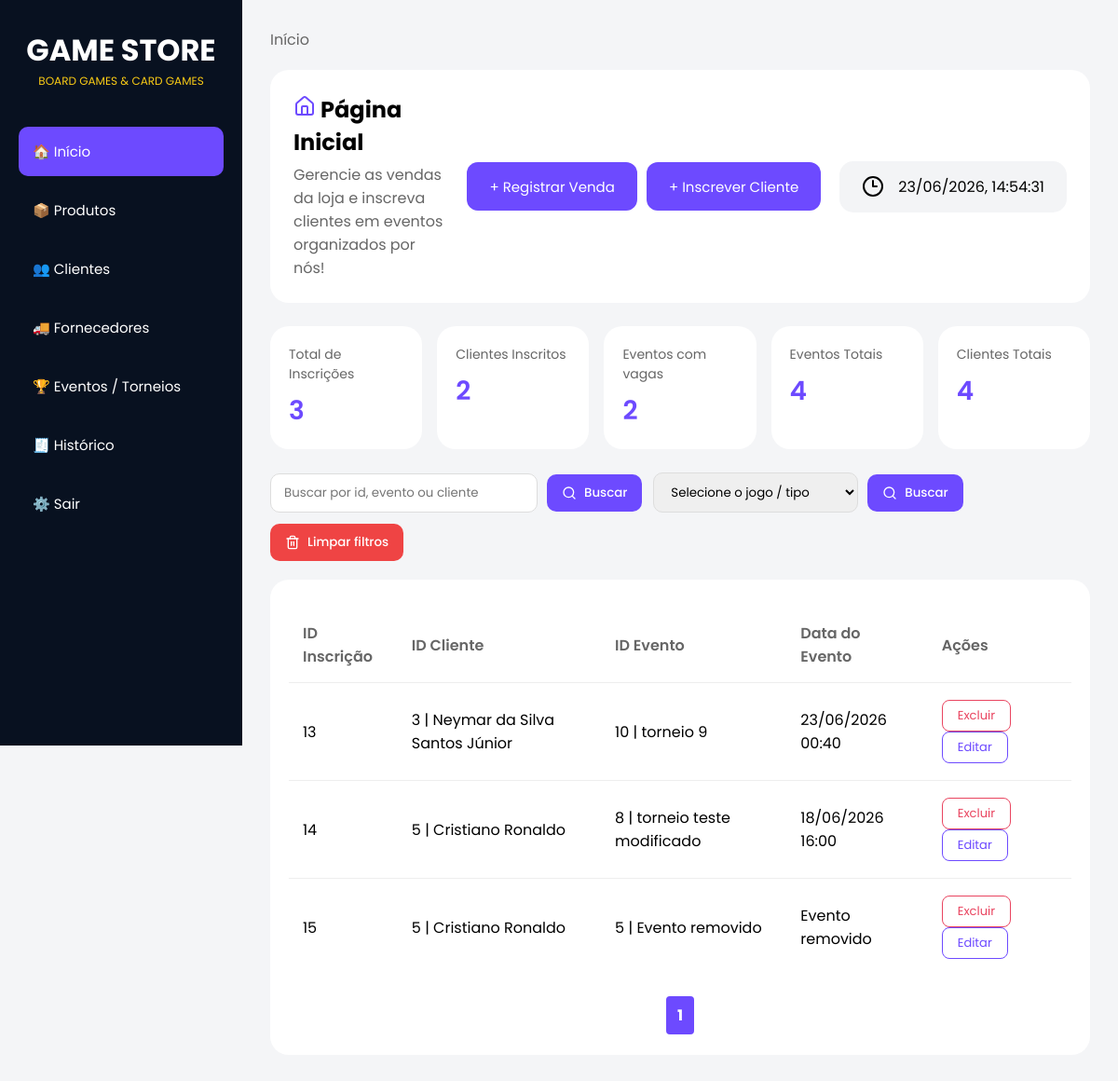
The page / (signed in) on the database as committed earlier.
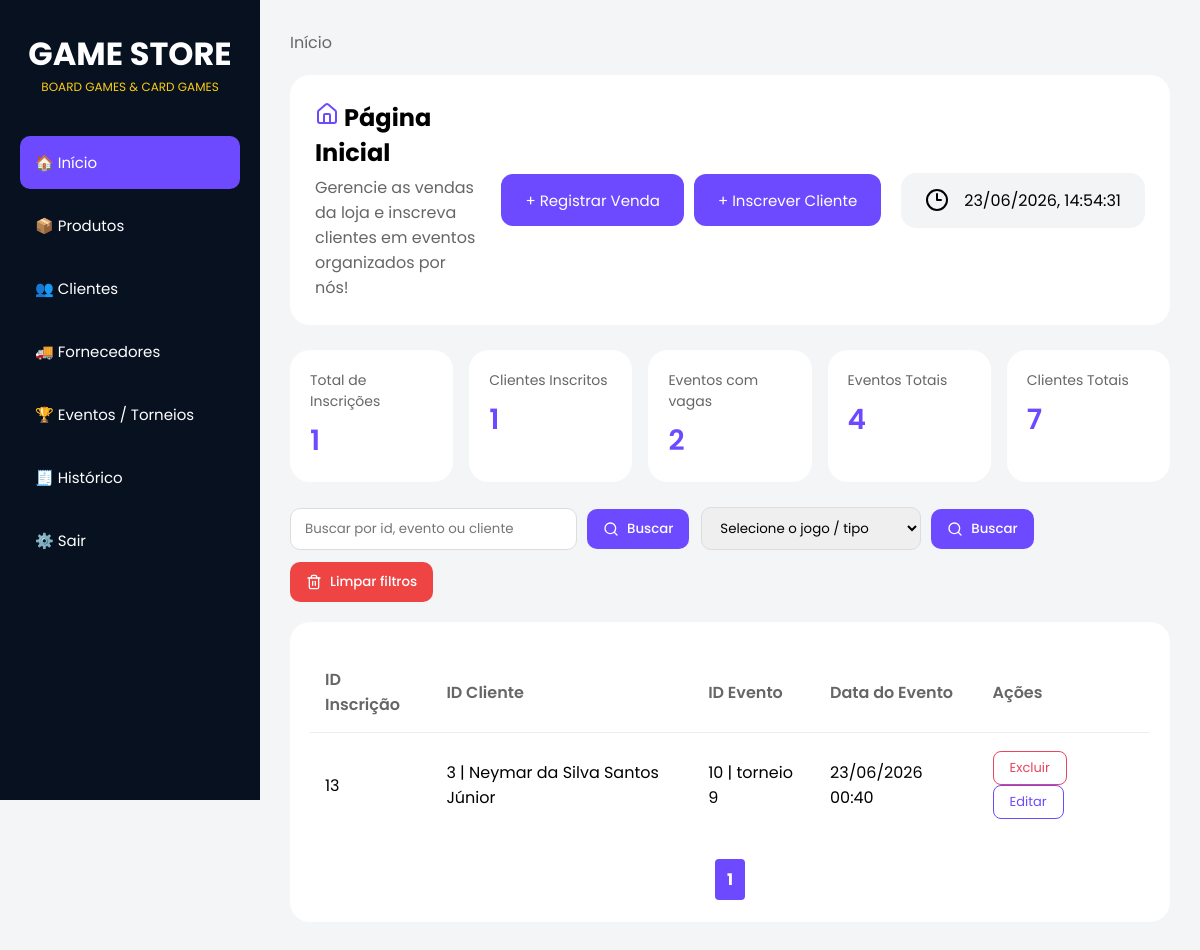
The same page on the database as committed later.
### tables this page shows
CREATE TABLE inscricoes (
            id INTEGER PRIMARY KEY AUTOINCREMENT,
            id_cliente INTEGER NOT NULL,
            id_evento INTEGER NOT NULL
        );

CREATE TABLE clientes(
            id INTEGER NOT NULL PRIMARY KEY AUTOINCREMENT,
            nome TEXT NOT NULL, 
            cpf TEXT NOT NULL UNIQUE,
            telefone TEXT NOT NULL,
            email TEXT NOT NULL UNIQUE
        );

CREATE TABLE eventos (
            id INTEGER PRIMARY KEY AUTOINCREMENT,
            nome TEXT NOT NULL,
            jogo TEXT NOT NULL,
            data TEXT NOT NULL,
            vagas INTEGER NOT NULL
        );

### routes.py (the view)
@app.route("/")
@login_required
def home():
    criar_tabela_inscricoes()
    lista = carregar_inscricoes()
    return render_home(lista)

### database.py (called while the page is built)
def conectar():
    return sqlite3.connect(CAMINHO_BANCO)

### modules/clientes.py (called while the page is built)
def listar_clientes():
    conexao = conectar()
    cursor = conexao.cursor()
    cursor.execute("""SELECT * FROM clientes""")
    resultado = cursor.fetchall()
    conexao.close()
    return resultado

### modules/eventos.py (called while the page is built)
def adicionar_status_eventos(lista):
    eventos_com_status = []
    for evento in lista:
        vagas = vagas_disponiveis(evento[0])
        status = obter_status_evento(
            evento[3],
            vagas
        )
        vagasOcupadas = evento[4] - vagas
        evento = list(evento)
        evento[3] = formatar_data(evento[3])
        evento.append(vagasOcupadas)
        evento.append(status)
        eventos_com_status.append(evento)
    return eventos_com_status

def carregar_eventos():
    lista = listar_eventos()
    return adicionar_status_eventos(lista)

def listar_eventos():
    conn = conectar()
    cursor = conn.cursor()
    cursor.execute("SELECT * FROM eventos") # seleciona tudo da tabela eventos
    eventos = cursor.fetchall()
    conn.close()
    return eventos # retorna tudo q selecionamos com o fetchall

### modules/inscricoes.py (called while the page is built)
def carregar_inscricoes():
    lista = listar_inscricoes()
    return adicionar_nomes(lista)

### templates/home.html (shortened to what the changed rows need)
<!DOCTYPE html>
<html lang="pt">
<head>
    <link rel="stylesheet" href="{{ url_for('static', filename='home.css') }}" />
</head>
<body>
    <div class="sidebar">
        <div class="logo">
            <h1>GAME STORE</h1>
        </div>
    </div>
    <div class="main">
        <section class="topo">
            <div class="titulo-subt">
                <h1><i data-lucide="house" class="lucide-house"></i> Página Inicial</h1>
            </div>
        </section>
        <div class="card-resumo">
            <div class="resumo-item">
                <span class="resumo-label">Total de Inscrições</span>
                <strong class="resumo-valor">{{ total_inscricoes }}</strong>
            </div>
            <div class="resumo-item">
                <span class="resumo-label">Clientes Inscritos</span>
                <strong class="resumo-valor">{{ total_clientes }}</strong>
            </div>
            <div class="resumo-item">
                <span class="resumo-label">Clientes Totais</span>
                <strong class="resumo-valor">{{ clientes_existentes }}</strong>
            </div>
        </div>
        <div class="card-tabela">
            <table class="tabela-inscricoes">
                <thead>
                    <tr>
                        <th>ID Inscrição</th>
                        <th>ID Cliente</th>
                        <th>ID Evento</th>
                        <th>Data do Evento</th>
                        <th>Ações</th>
                    </tr>
                </thead>
                <tbody>
                    {% for inscricao in inscricoes %}
                    <tr>
                        <td>{{ inscricao[0] }}</td>
                        <td>{{ inscricao[1] }} | {{ inscricao[3] }}</td>
                        <td>{{ inscricao[2] }} | {{ inscricao[4] }}</td>
                        <td>{{ inscricao[5] }}</td>
                        <td>
                            <form action="/inscricoes/excluir/{{ inscricao[0] }}" method="POST" style="display:inline;">
                                <button type="submit" class="btn-excluir">Excluir</button>
                            </form>
                            <form action="/inscricoes/editar/{{ inscricao[0] }}" method="GET" style="display:inline;">
                                <button type="submit" class="btn-editar">Editar</button>
                            </form>
                        </td>
                    </tr>
                    {% endfor %}
                </tbody>
            </table>
            {% if not em_busca %}
            <div class="paginacao">
                {% for p in range(1, total_paginas + 1) %}
                <a href="?pagina={{ p }}" {% if p==pagina %}class="ativo" {% endif %}>
                    {{ p }}
                </a>
                {% endfor %}
            </div>
            {% endif %}
        </div>
    </div>
</body>
</html>

Rows that differ between the two databases and show on the page:
removed inscricoes: id "14", id_cliente "5", nome "Cristiano Ronaldo", id_evento "8", nome "torneio teste modificado", inscricao "18/06/2026 16:00"
removed clientes: inscricao "15", id "5", nome "Cristiano Ronaldo", inscricao "Evento removido"
Other text that changed with them:
{{ total_inscricoes }}: "3" → "1"
{{ total_clientes }}: "2" → "1"
{{ clientes_existentes }}: "4" → "7"
